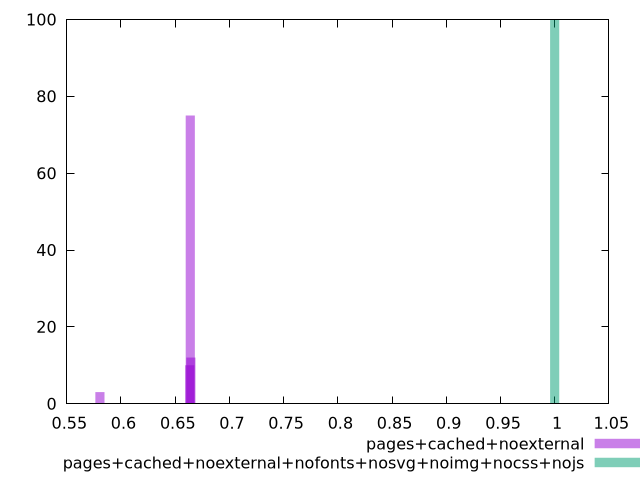

This figure's gnuplot source:
$_pagesCachedNoexternal <<EOF
0.663351037161853 10
0.6638807292330496 75
0.580542510031454 3
0.6644104213042462 12
EOF
$_pagesCachedNoexternalNofontsNosvgNoimgNocssNojs <<EOF
1 100
EOF
set key outside below
set terminal pngcairo
set output "report_00005_2020-11-02T22-26-11.212Z/uses-rel-preload/uses-rel-preload_pages+cached+noexternal_pages+cached+noexternal+nofonts+nosvg+noimg+nocss+nojs+hist.png"
set boxwidth 0.00838914979937092
set style fill transparent solid 0.5 noborder
set yrange [0:100]
plot $_pagesCachedNoexternal title "pages+cached+noexternal" with boxes ,$_pagesCachedNoexternalNofontsNosvgNoimgNocssNojs title "pages+cached+noexternal+nofonts+nosvg+noimg+nocss+nojs" with boxes ,
